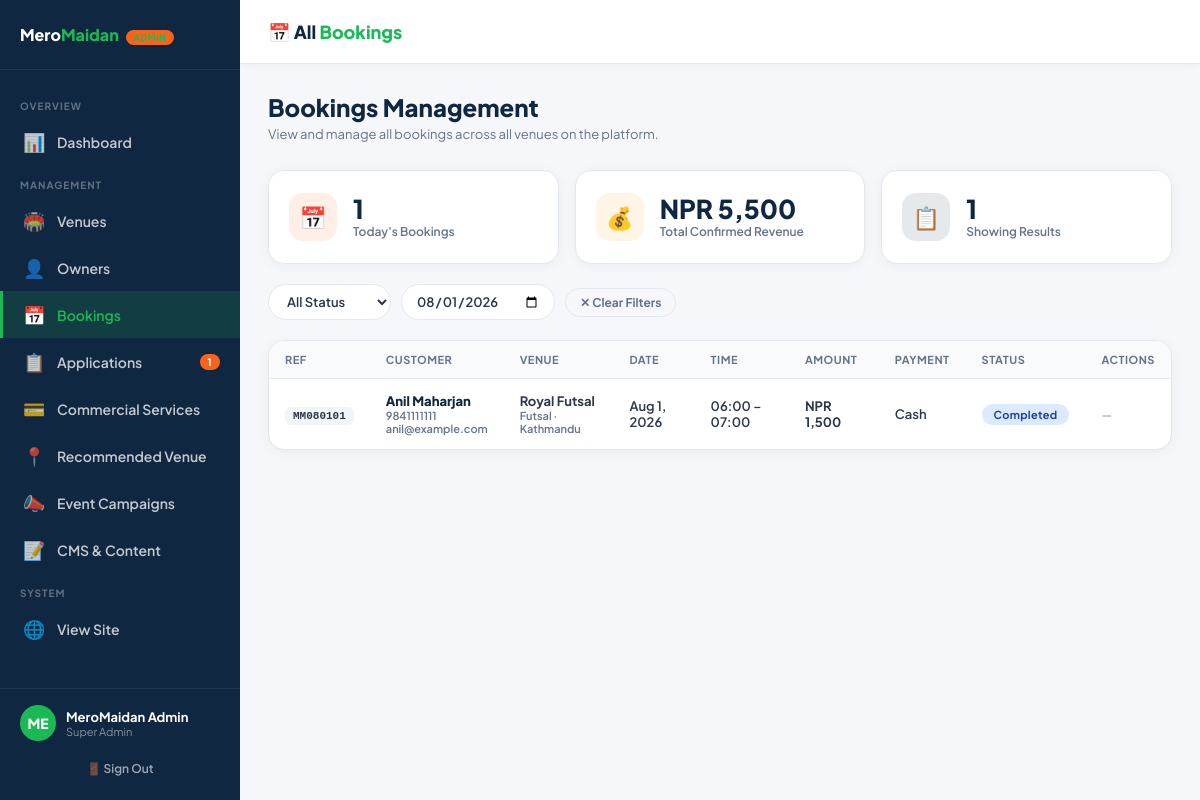
The app's page /superadmin/bookings.php?date=2026-08-01 (signed in) with its own data.
### tables this page shows
CREATE TABLE `bookings` (
  `id` int(11) NOT NULL AUTO_INCREMENT,
  `venue_id` int(11) NOT NULL,
  `player_id` int(11) DEFAULT NULL,
  `customer_name` varchar(200) NOT NULL,
  `customer_phone` varchar(20) NOT NULL,
  `customer_email` varchar(200) DEFAULT NULL,
  `booking_date` date NOT NULL,
  `start_time` time NOT NULL,
  `end_time` time NOT NULL,
  `base_price` decimal(10,2) DEFAULT NULL,
  `coupon_id` bigint(20) DEFAULT NULL,
  `coupon_code` varchar(50) DEFAULT NULL,
  `discount_amount` decimal(10,2) NOT NULL DEFAULT 0.00,
  `fees_amount` decimal(10,2) NOT NULL DEFAULT 0.00,
  `tax_amount` decimal(10,2) NOT NULL DEFAULT 0.00,
  `total_price` decimal(10,2) NOT NULL,
  `status` enum('pending','confirmed','cancelled','completed','checked_in','in_progress','no_show') DEFAULT 'confirmed',
  `payment_method` enum('cash','esewa','khalti','card') DEFAULT 'cash',
  `notes` text DEFAULT NULL,
  `booking_ref` varchar(20) DEFAULT NULL,
  `created_at` timestamp NOT NULL DEFAULT current_timestamp(),
  PRIMARY KEY (`id`),
  UNIQUE KEY `booking_ref` (`booking_ref`),
  KEY `venue_id` (`venue_id`),
  KEY `player_id` (`player_id`),
  CONSTRAINT `bookings_ibfk_1` FOREIGN KEY (`venue_id`) REFERENCES `venues` (`id`) ON DELETE CASCADE,
  CONSTRAINT `bookings_ibfk_2` FOREIGN KEY (`player_id`) REFERENCES `players` (`id`) ON DELETE SET NULL
);

CREATE TABLE `venues` (
  `id` int(11) NOT NULL AUTO_INCREMENT,
  `owner_id` int(11) DEFAULT NULL,
  `name` varchar(200) NOT NULL,
  `slug` varchar(200) NOT NULL,
  `sport_type` enum('Football','Futsal','Cricket','Cricsal','Multi-Sport') NOT NULL DEFAULT 'Futsal',
  `address` text NOT NULL,
  `city` varchar(100) NOT NULL DEFAULT 'Kathmandu',
  `district` varchar(100) NOT NULL DEFAULT 'Kathmandu',
  `lat` decimal(10,8) DEFAULT NULL,
  `lng` decimal(11,8) DEFAULT NULL,
  `description` text DEFAULT NULL,
  `amenities` longtext DEFAULT NULL CHECK (json_valid(`amenities`)),
  `images` longtext DEFAULT NULL CHECK (json_valid(`images`)),
  `cover_image` varchar(500) DEFAULT NULL,
  `open_time` time DEFAULT '06:00:00',
  `close_time` time DEFAULT '22:00:00',
  `price_per_hour` decimal(10,2) NOT NULL DEFAULT 1000.00,
  `capacity` varchar(50) DEFAULT '5-a-side',
  `status` enum('pending','active','suspended') DEFAULT 'pending',
  `created_at` timestamp NOT NULL DEFAULT current_timestamp(),
  PRIMARY KEY (`id`),
  UNIQUE KEY `slug` (`slug`),
  KEY `owner_id` (`owner_id`),
  CONSTRAINT `venues_ibfk_1` FOREIGN KEY (`owner_id`) REFERENCES `venue_owners` (`id`) ON DELETE SET NULL
);

### superadmin/bookings.php (the view, shortened to what this page needs)
<?php
$db = getDB();
$statusFilter = $_GET['status'] ?? 'all';
$dateFilter   = $_GET['date']   ?? '';
$sql = "SELECT b.*, v.name as venue_name, v.sport_type, v.city
        FROM bookings b JOIN venues v ON b.venue_id = v.id WHERE 1=1";
$params = [];
if ($dateFilter) { $sql .= " AND b.booking_date = :date"; $params[':date'] = $dateFilter; }
$sql .= " ORDER BY b.created_at DESC LIMIT 200";
$stmt = $db->prepare($sql);
$stmt->execute($params);
$bookings = $stmt->fetchAll();
$totalRevenue = $db->query("SELECT COALESCE(SUM(total_price),0) FROM bookings WHERE status='confirmed'")->fetchColumn();
$todayCount   = $db->query("SELECT COUNT(*) FROM bookings WHERE booking_date=CURDATE()")->fetchColumn();
$pendingCount = $db->query("SELECT COUNT(*) FROM venues WHERE status='pending'")->fetchColumn();
$appsCount    = $db->query("SELECT COUNT(*) FROM owner_applications WHERE status='new'")->fetchColumn();
$adminName    = $_SESSION['superadmin_name'] ?? 'Admin';
?>
<!DOCTYPE html>
<html lang="en">
<head>
  <link rel="stylesheet" href="../assets/css/admin.css">
</head>
<body>
<div class="admin-layout">
  <aside class="admin-sidebar">
    <div class="sidebar-logo"><div><div class="sidebar-logo-text">Mero<span>Maidan</span> <span class="sidebar-badge">ADMIN</span></div></div></div>
    <nav class="sidebar-nav">
      <div class="nav-section-label">Overview</div>
      <a href="index.php" class="nav-link"><span class="icon">📊</span> Dashboard</a>
      <div class="nav-section-label">Management</div>
      <a href="venues.php" class="nav-link"><span class="icon">🏟️</span> Venues <?php if($pendingCount>0): ?><span class="badge orange"><?=$pendingCount?></span><?php endif;?></a>
      <a href="owners.php" class="nav-link"><span class="icon">👤</span> Owners</a>
      <a href="bookings.php" class="nav-link active"><span class="icon">📅</span> Bookings</a>
      <a href="applications.php" class="nav-link"><span class="icon">📋</span> Applications <?php if($appsCount>0): ?><span class="badge orange"><?=$appsCount?></span><?php endif;?></a>
      <a href="plans.php" class="nav-link"><span class="icon">💳</span> Commercial Services</a>
      <a href="recommended-promotions.php" class="nav-link"><span class="icon">📍</span> Recommended Venue</a>
      <a href="event-promotions.php" class="nav-link"><span class="icon">📣</span> Event Campaigns</a>
      <a href="cms.php" class="nav-link"><span class="icon">📝</span> CMS & Content</a>
      <div class="nav-section-label">System</div>
      <a href="../index.php" class="nav-link" target="_blank"><span class="icon">🌐</span> View Site</a>
    </nav>
    <div class="sidebar-footer">
      <div class="admin-user-row">
        <div class="admin-avatar"><?=strtoupper(substr($adminName,0,2))?></div>
        <div class="admin-user-info"><div class="admin-user-name"><?=htmlspecialchars($adminName)?></div><div class="admin-user-role">Super Admin</div></div>
      </div>
      <a href="../auth/logout.php" class="btn-logout">🚪 Sign Out</a>
    </div>
  </aside>
  <main class="admin-main">
    <div class="admin-topbar">
      <div class="topbar-title">📅 All <span>Bookings</span></div>
    </div>
    <div class="admin-content">
      <div class="page-header">
        <h1>Bookings Management</h1>
        <p>View and manage all bookings across all venues on the platform.</p>
      </div>
      <div class="stats-row" style="grid-template-columns: repeat(3,1fr);margin-bottom:20px;">
        <div class="stat-card">
          <div class="stat-icon-wrap orange">📅</div>
          <div><div class="stat-num"><?=$todayCount?></div><div class="stat-label">Today's Bookings</div></div>
        </div>
        <div class="stat-card">
          <div class="stat-icon-wrap amber">💰</div>
          <div><div class="stat-num">NPR <?=number_format($totalRevenue)?></div><div class="stat-label">Total Confirmed Revenue</div></div>
        </div>
        <div class="stat-card">
          <div class="stat-icon-wrap navy">📋</div>
          <div><div class="stat-num"><?=count($bookings)?></div><div class="stat-label">Showing Results</div></div>
        </div>
      </div>
      <form method="GET" class="filter-bar">
        <select name="status" class="filter-select" onchange="this.form.submit()">
          <option value="all" <?=$statusFilter==='all'?'selected':''?>>All Status</option>
        </select>
        <input type="date" name="date" class="filter-select" value="<?=htmlspecialchars($dateFilter)?>" onchange="this.form.submit()">
        <?php if($statusFilter!=='all'||$dateFilter): ?>
        <a href="bookings.php" class="btn btn-ghost btn-sm">✕ Clear Filters</a>
        <?php endif; ?>
      </form>
      <div class="data-card">
        <div style="overflow-x:auto;">
          <table class="data-table">
            <thead><tr>
              <th>Ref</th><th>Customer</th><th>Venue</th><th>Date</th><th>Time</th><th>Amount</th><th>Payment</th><th>Status</th><th>Actions</th>
            </tr></thead>
            <tbody>
            <?php foreach($bookings as $b): ?>
            <tr>
              <td><code style="font-size:11px;background:#f1f5f9;padding:3px 8px;border-radius:6px;font-weight:700;"><?=htmlspecialchars($b['booking_ref'])?></code></td>
              <td>
                <div style="font-weight:800;color:#0f2740;"><?=htmlspecialchars($b['customer_name'])?></div>
                <div style="font-size:11px;color:#64748b;"><?=htmlspecialchars($b['customer_phone'])?></div>
                <?php if($b['customer_email']): ?><div style="font-size:11px;color:#64748b;"><?=htmlspecialchars($b['customer_email'])?></div><?php endif;?>
              </td>
              <td>
                <div style="font-weight:700;"><?=htmlspecialchars($b['venue_name'])?></div>
                <div style="font-size:11px;color:#64748b;"><?=htmlspecialchars($b['sport_type'])?> · <?=htmlspecialchars($b['city'])?></div>
              </td>
              <td><?=date('M j, Y', strtotime($b['booking_date']))?></td>
              <td><?=substr($b['start_time'],0,5)?> – <?=substr($b['end_time'],0,5)?></td>
              <td><strong>NPR <?=number_format($b['total_price'])?></strong></td>
              <td><?=ucfirst($b['payment_method'])?></td>
              <td><span class="badge <?=$b['status']?>"><?=ucfirst($b['status'])?></span></td>
              <td>
                <?php if($b['status']==='pending'): ?>
                <form method="post"><input type="hidden" name="csrf_token" value="<?=csrfToken()?>"><input type="hidden" name="id" value="<?=$b['id']?>"><input type="hidden" name="status_filter" value="<?=htmlspecialchars($statusFilter)?>"><input type="hidden" name="date_filter" value="<?=htmlspecialchars($dateFilter)?>"><button name="action" value="confirm" class="btn btn-green btn-sm">✓ Confirm</button></form>
                <?php else: ?>
                <span style="font-size:11px;color:#94a3b8;">—</span>
                <?php endif;?>
              </td>
            </tr>
            <?php endforeach; ?>
            </tbody>
          </table>
        </div>
      </div>
    </div>
  </main>
</div>
</body>
</html>

### records on screen
bookings: booking_ref "MM080101", customer_name "Anil Maharjan", customer_phone "9841111111", customer_email "anil@example.com", venue.name "Royal Futsal", venue.sport_type "Futsal", venue.city "Kathmandu", booking_date "Aug 1, 2026", start_time "06:00", end_time "07:00", total_price "1,500", payment_method "Cash", status "Completed"

### other values on screen
$appsCount "1"
substr($adminName,0,2) "ME"
$adminName "MeroMaidan Admin"
$todayCount "1"
$totalRevenue "5,500"
count($bookings) "1"
